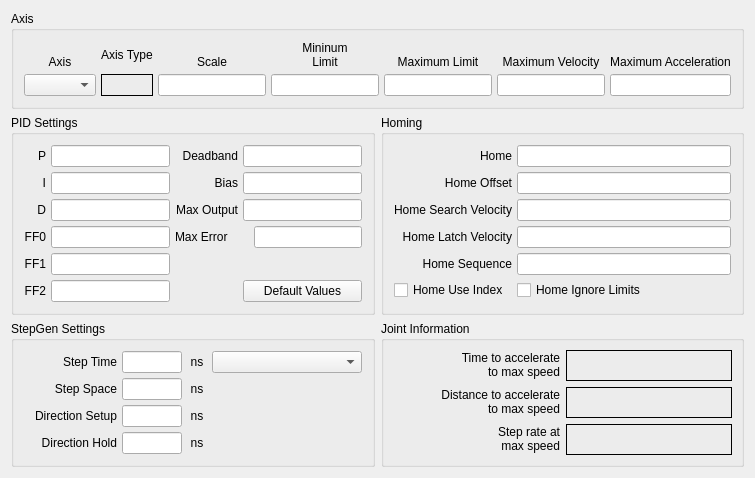
          <widget class="QWidget" name="joint1tab">
           <attribute name="title">
            <string>Joint 1</string>
           </attribute>
           <layout class="QGridLayout" name="gridLayout_10">
            <item row="0" column="0" colspan="2">
             <widget class="QGroupBox" name="jointAxisGroup_1">
              <property name="title">
               <string>Axis</string>
              </property>
              <layout class="QGridLayout" name="gridLayout_7">
               <property name="margin">
                <number>10</number>
               </property>
               <property name="spacing">
                <number>5</number>
               </property>
               <item row="1" column="0">
                <widget class="QComboBox" name="axisCB_1"/>
               </item>
               <item row="0" column="6">
                <widget class="QLabel" name="label_75">
                 <property name="text">
                  <string>Maximum Acceleration</string>
                 </property>
                 <property name="alignment">
                  <set>Qt::AlignBottom|Qt::AlignHCenter</set>
                 </property>
                 <property name="wordWrap">
                  <bool>true</bool>
                 </property>
                </widget>
               </item>
               <item row="0" column="3">
                <widget class="QLabel" name="label_63">
                 <property name="text">
                  <string>&lt;html&gt;&lt;head/&gt;&lt;body&gt;&lt;p&gt;Mininum&lt;br/&gt;Limit&lt;/p&gt;&lt;/body&gt;&lt;/html&gt;</string>
                 </property>
                 <property name="alignment">
                  <set>Qt::AlignBottom|Qt::AlignHCenter</set>
                 </property>
                 <property name="wordWrap">
                  <bool>true</bool>
                 </property>
                </widget>
               </item>
               <item row="0" column="0">
                <widget class="QLabel" name="label_50">
                 <property name="text">
                  <string>Axis</string>
                 </property>
                 <property name="alignment">
                  <set>Qt::AlignBottom|Qt::AlignHCenter</set>
                 </property>
                </widget>
               </item>
               <item row="1" column="3">
                <widget class="QLineEdit" name="minLimit_1">
                 <property name="alignment">
                  <set>Qt::AlignRight|Qt::AlignTrailing|Qt::AlignVCenter</set>
                 </property>
                </widget>
               </item>
               <item row="1" column="4">
                <widget class="QLineEdit" name="maxLimit_1">
                 <property name="alignment">
                  <set>Qt::AlignRight|Qt::AlignTrailing|Qt::AlignVCenter</set>
                 </property>
                </widget>
               </item>
               <item row="0" column="4">
                <widget class="QLabel" name="label_68">
                 <property name="text">
                  <string>Maximum Limit</string>
                 </property>
                 <property name="textFormat">
                  <enum>Qt::AutoText</enum>
                 </property>
                 <property name="alignment">
                  <set>Qt::AlignBottom|Qt::AlignHCenter</set>
                 </property>
                 <property name="wordWrap">
                  <bool>true</bool>
                 </property>
                </widget>
               </item>
               <item row="0" column="5">
                <widget class="QLabel" name="label_74">
                 <property name="text">
                  <string>Maximum Velocity</string>
                 </property>
                 <property name="alignment">
                  <set>Qt::AlignBottom|Qt::AlignHCenter</set>
                 </property>
                 <property name="wordWrap">
                  <bool>true</bool>
                 </property>
                </widget>
               </item>
               <item row="1" column="5">
                <widget class="QLineEdit" name="maxVelocity_1">
                 <property name="alignment">
                  <set>Qt::AlignRight|Qt::AlignTrailing|Qt::AlignVCenter</set>
                 </property>
                </widget>
               </item>
               <item row="0" column="2">
                <widget class="QLabel" name="label_52">
                 <property name="text">
                  <string>Scale</string>
                 </property>
                 <property name="alignment">
                  <set>Qt::AlignBottom|Qt::AlignHCenter</set>
                 </property>
                </widget>
               </item>
               <item row="1" column="6">
                <widget class="QLineEdit" name="maxAccel_1">
                 <property name="alignment">
                  <set>Qt::AlignRight|Qt::AlignTrailing|Qt::AlignVCenter</set>
                 </property>
                </widget>
               </item>
               <item row="0" column="1">
                <widget class="QLabel" name="label_5">
                 <property name="text">
                  <string>Axis Type</string>
                 </property>
                </widget>
               </item>
               <item row="1" column="1">
                <widget class="QLabel" name="axisType_1">
                 <property name="frameShape">
                  <enum>QFrame::Box</enum>
                 </property>
                 <property name="text">
                  <string/>
                 </property>
                </widget>
               </item>
               <item row="1" column="2">
                <widget class="QLineEdit" name="scale_1"/>
               </item>
              </layout>
             </widget>
            </item>
            <item row="1" column="0">
             <widget class="QGroupBox" name="groupBox_7">
              <property name="title">
               <string>PID Settings</string>
              </property>
              <layout class="QGridLayout" name="gridLayout_8">
               <property name="margin">
                <number>10</number>
               </property>
               <property name="spacing">
                <number>5</number>
               </property>
               <item row="0" column="0">
                <widget class="QLabel" name="label_224">
                 <property name="text">
                  <string>P</string>
                 </property>
                 <property name="alignment">
                  <set>Qt::AlignRight|Qt::AlignTrailing|Qt::AlignVCenter</set>
                 </property>
                </widget>
               </item>
               <item row="0" column="1">
                <widget class="QLineEdit" name="p_1">
                 <property name="text">
                  <string/>
                 </property>
                 <property name="alignment">
                  <set>Qt::AlignRight|Qt::AlignTrailing|Qt::AlignVCenter</set>
                 </property>
                </widget>
               </item>
               <item row="0" column="2">
                <widget class="QLabel" name="label_225">
                 <property name="text">
                  <string>Deadband</string>
                 </property>
                 <property name="alignment">
                  <set>Qt::AlignRight|Qt::AlignTrailing|Qt::AlignVCenter</set>
                 </property>
                </widget>
               </item>
               <item row="0" column="3">
                <widget class="QLineEdit" name="deadband_1">
                 <property name="text">
                  <string/>
                 </property>
                 <property name="alignment">
                  <set>Qt::AlignRight|Qt::AlignTrailing|Qt::AlignVCenter</set>
                 </property>
                </widget>
               </item>
               <item row="1" column="0">
                <widget class="QLabel" name="label_226">
                 <property name="text">
                  <string>I</string>
                 </property>
                 <property name="alignment">
                  <set>Qt::AlignRight|Qt::AlignTrailing|Qt::AlignVCenter</set>
                 </property>
                </widget>
               </item>
               <item row="1" column="1">
                <widget class="QLineEdit" name="i_1">
                 <property name="text">
                  <string/>
                 </property>
                 <property name="alignment">
                  <set>Qt::AlignRight|Qt::AlignTrailing|Qt::AlignVCenter</set>
                 </property>
                </widget>
               </item>
               <item row="1" column="2">
                <widget class="QLabel" name="label_227">
                 <property name="text">
                  <string>Bias</string>
                 </property>
                 <property name="alignment">
                  <set>Qt::AlignRight|Qt::AlignTrailing|Qt::AlignVCenter</set>
                 </property>
                </widget>
               </item>
               <item row="1" column="3">
                <widget class="QLineEdit" name="bias_1">
                 <property name="text">
                  <string/>
                 </property>
                 <property name="alignment">
                  <set>Qt::AlignRight|Qt::AlignTrailing|Qt::AlignVCenter</set>
                 </property>
                </widget>
               </item>
               <item row="2" column="0">
                <widget class="QLabel" name="label_228">
                 <property name="text">
                  <string>D</string>
                 </property>
                 <property name="alignment">
                  <set>Qt::AlignRight|Qt::AlignTrailing|Qt::AlignVCenter</set>
                 </property>
                </widget>
               </item>
               <item row="2" column="1">
                <widget class="QLineEdit" name="d_1">
                 <property name="text">
                  <string/>
                 </property>
                 <property name="alignment">
                  <set>Qt::AlignRight|Qt::AlignTrailing|Qt::AlignVCenter</set>
                 </property>
                </widget>
               </item>
               <item row="2" column="2">
                <widget class="QLabel" name="label_229">
                 <property name="text">
                  <string>Max Output</string>
                 </property>
                 <property name="alignment">
                  <set>Qt::AlignRight|Qt::AlignTrailing|Qt::AlignVCenter</set>
                 </property>
                </widget>
               </item>
               <item row="2" column="3">
                <widget class="QLineEdit" name="maxOutput_1">
                 <property name="text">
                  <string/>
                 </property>
                 <property name="alignment">
                  <set>Qt::AlignRight|Qt::AlignTrailing|Qt::AlignVCenter</set>
                 </property>
                </widget>
               </item>
               <item row="3" column="0">
                <widget class="QLabel" name="label_230">
                 <property name="text">
                  <string>FF0</string>
                 </property>
                 <property name="alignment">
                  <set>Qt::AlignRight|Qt::AlignTrailing|Qt::AlignVCenter</set>
                 </property>
                </widget>
               </item>
               <item row="3" column="1">
                <widget class="QLineEdit" name="ff0_1">
                 <property name="text">
                  <string/>
                 </property>
                 <property name="alignment">
                  <set>Qt::AlignRight|Qt::AlignTrailing|Qt::AlignVCenter</set>
                 </property>
                </widget>
               </item>
               <item row="4" column="0">
                <widget class="QLabel" name="label_232">
                 <property name="text">
                  <string>FF1</string>
                 </property>
                 <property name="alignment">
                  <set>Qt::AlignRight|Qt::AlignTrailing|Qt::AlignVCenter</set>
                 </property>
                </widget>
               </item>
               <item row="4" column="1">
                <widget class="QLineEdit" name="ff1_1">
                 <property name="text">
                  <string/>
                 </property>
                 <property name="alignment">
                  <set>Qt::AlignRight|Qt::AlignTrailing|Qt::AlignVCenter</set>
                 </property>
                </widget>
               </item>
               <item row="5" column="0">
                <widget class="QLabel" name="label_233">
                 <property name="text">
                  <string>FF2</string>
                 </property>
                 <property name="alignment">
                  <set>Qt::AlignRight|Qt::AlignTrailing|Qt::AlignVCenter</set>
                 </property>
                </widget>
               </item>
               <item row="5" column="1">
                <widget class="QLineEdit" name="ff2_1">
                 <property name="text">
                  <string/>
                 </property>
                 <property name="alignment">
                  <set>Qt::AlignRight|Qt::AlignTrailing|Qt::AlignVCenter</set>
                 </property>
                </widget>
               </item>
               <item row="5" column="3">
                <widget class="QPushButton" name="pidDefault_1">
                 <property name="text">
                  <string>Default Values</string>
                 </property>
                </widget>
               </item>
               <item row="3" column="2">
                <widget class="QLabel" name="label_184">
                 <property name="text">
                  <string>Max Error</string>
                 </property>
                </widget>
               </item>
               <item row="3" column="3" alignment="Qt::AlignRight">
                <widget class="QLineEdit" name="maxError_1"/>
               </item>
              </layout>
             </widget>
            </item>
            <item row="1" column="1">
             <widget class="QGroupBox" name="groupBox_5">
              <property name="title">
               <string>Homing</string>
              </property>
              <layout class="QGridLayout" name="gridLayout_6">
               <property name="margin">
                <number>10</number>
               </property>
               <property name="spacing">
                <number>5</number>
               </property>
               <item row="0" column="1">
                <widget class="QLineEdit" name="home_1">
                 <property name="toolTip">
                  <string>&lt;html&gt;&lt;head/&gt;&lt;body&gt;&lt;p&gt;Home is usually set to 0&lt;/p&gt;&lt;/body&gt;&lt;/html&gt;</string>
                 </property>
                 <property name="alignment">
                  <set>Qt::AlignRight|Qt::AlignTrailing|Qt::AlignVCenter</set>
                 </property>
                </widget>
               </item>
               <item row="0" column="0">
                <widget class="QLabel" name="label_86">
                 <property name="text">
                  <string>Home</string>
                 </property>
                 <property name="alignment">
                  <set>Qt::AlignRight|Qt::AlignTrailing|Qt::AlignVCenter</set>
                 </property>
                </widget>
               </item>
               <item row="1" column="0">
                <widget class="QLabel" name="label_87">
                 <property name="text">
                  <string>Home Offset</string>
                 </property>
                 <property name="alignment">
                  <set>Qt::AlignRight|Qt::AlignTrailing|Qt::AlignVCenter</set>
                 </property>
                </widget>
               </item>
               <item row="1" column="1">
                <widget class="QLineEdit" name="homeOffset_1">
                 <property name="toolTip">
                  <string>&lt;html&gt;&lt;head/&gt;&lt;body&gt;&lt;p&gt;Home Offset can be used to back off of the home switch&lt;/p&gt;&lt;/body&gt;&lt;/html&gt;</string>
                 </property>
                 <property name="alignment">
                  <set>Qt::AlignRight|Qt::AlignTrailing|Qt::AlignVCenter</set>
                 </property>
                </widget>
               </item>
               <item row="2" column="1">
                <widget class="QLineEdit" name="homeSearchVel_1">
                 <property name="toolTip">
                  <string>&lt;html&gt;&lt;head/&gt;&lt;body&gt;&lt;p&gt;Search Velocity is in units per second&lt;/p&gt;&lt;/body&gt;&lt;/html&gt;</string>
                 </property>
                 <property name="alignment">
                  <set>Qt::AlignRight|Qt::AlignTrailing|Qt::AlignVCenter</set>
                 </property>
                </widget>
               </item>
               <item row="2" column="0">
                <widget class="QLabel" name="label_88">
                 <property name="text">
                  <string>Home Search Velocity</string>
                 </property>
                 <property name="alignment">
                  <set>Qt::AlignRight|Qt::AlignTrailing|Qt::AlignVCenter</set>
                 </property>
                </widget>
               </item>
               <item row="3" column="0">
                <widget class="QLabel" name="label_89">
                 <property name="text">
                  <string>Home Latch Velocity</string>
                 </property>
                 <property name="alignment">
                  <set>Qt::AlignRight|Qt::AlignTrailing|Qt::AlignVCenter</set>
                 </property>
                </widget>
               </item>
               <item row="3" column="1">
                <widget class="QLineEdit" name="homeLatchVel_1">
                 <property name="toolTip">
                  <string>&lt;html&gt;&lt;head/&gt;&lt;body&gt;&lt;p&gt;Latch Velocity is in user units per second&lt;br/&gt;usually set slower than Search Velocity&lt;/p&gt;&lt;/body&gt;&lt;/html&gt;</string>
                 </property>
                 <property name="alignment">
                  <set>Qt::AlignRight|Qt::AlignTrailing|Qt::AlignVCenter</set>
                 </property>
                </widget>
               </item>
               <item row="5" column="0">
                <widget class="QCheckBox" name="homeUseIndex_1">
                 <property name="text">
                  <string>Home Use Index</string>
                 </property>
                </widget>
               </item>
               <item row="5" column="1">
                <widget class="QCheckBox" name="homeIgnoreLimits_1">
                 <property name="text">
                  <string>Home Ignore Limits</string>
                 </property>
                </widget>
               </item>
               <item row="4" column="1">
                <widget class="QLineEdit" name="homeSequence_1">
                 <property name="toolTip">
                  <string>&lt;html&gt;&lt;head/&gt;&lt;body&gt;&lt;p&gt;Home sequences start at 0 and do not skip a number.&lt;/p&gt;&lt;p&gt;Multiple joint axis use a negative number.&lt;/p&gt;&lt;p&gt;Leave blank to home the joint manually.&lt;/p&gt;&lt;/body&gt;&lt;/html&gt;</string>
                 </property>
                </widget>
               </item>
               <item row="4" column="0">
                <widget class="QLabel" name="label_39">
                 <property name="text">
                  <string>Home Sequence</string>
                 </property>
                 <property name="alignment">
                  <set>Qt::AlignRight|Qt::AlignTrailing|Qt::AlignVCenter</set>
                 </property>
                </widget>
               </item>
              </layout>
             </widget>
            </item>
            <item row="2" column="0">
             <widget class="QGroupBox" name="groupBox_8">
              <property name="title">
               <string>StepGen Settings</string>
              </property>
              <layout class="QGridLayout" name="gridLayout_9">
               <property name="margin">
                <number>10</number>
               </property>
               <property name="spacing">
                <number>5</number>
               </property>
               <item row="0" column="1">
                <widget class="QLineEdit" name="stepTime_1">
                 <property name="maximumSize">
                  <size>
                   <width>60</width>
                   <height>16777215</height>
                  </size>
                 </property>
                 <property name="inputMask">
                  <string/>
                 </property>
                 <property name="text">
                  <string/>
                 </property>
                 <property name="alignment">
                  <set>Qt::AlignRight|Qt::AlignTrailing|Qt::AlignVCenter</set>
                 </property>
                </widget>
               </item>
               <item row="0" column="0">
                <widget class="QLabel" name="label_103">
                 <property name="text">
                  <string>Step Time</string>
                 </property>
                 <property name="alignment">
                  <set>Qt::AlignRight|Qt::AlignTrailing|Qt::AlignVCenter</set>
                 </property>
                </widget>
               </item>
               <item row="0" column="2">
                <widget class="QLabel" name="label_111">
                 <property name="minimumSize">
                  <size>
                   <width>20</width>
                   <height>0</height>
                  </size>
                 </property>
                 <property name="maximumSize">
                  <size>
                   <width>20</width>
                   <height>16777215</height>
                  </size>
                 </property>
                 <property name="text">
                  <string>ns</string>
                 </property>
                 <property name="alignment">
                  <set>Qt::AlignCenter</set>
                 </property>
                </widget>
               </item>
               <item row="1" column="0">
                <widget class="QLabel" name="label_112">
                 <property name="text">
                  <string>Step Space</string>
                 </property>
                 <property name="alignment">
                  <set>Qt::AlignRight|Qt::AlignTrailing|Qt::AlignVCenter</set>
                 </property>
                </widget>
               </item>
               <item row="1" column="1">
                <widget class="QLineEdit" name="stepSpace_1">
                 <property name="maximumSize">
                  <size>
                   <width>60</width>
                   <height>16777215</height>
                  </size>
                 </property>
                 <property name="text">
                  <string/>
                 </property>
                 <property name="alignment">
                  <set>Qt::AlignRight|Qt::AlignTrailing|Qt::AlignVCenter</set>
                 </property>
                </widget>
               </item>
               <item row="1" column="2">
                <widget class="QLabel" name="label_113">
                 <property name="minimumSize">
                  <size>
                   <width>20</width>
                   <height>0</height>
                  </size>
                 </property>
                 <property name="maximumSize">
                  <size>
                   <width>20</width>
                   <height>16777215</height>
                  </size>
                 </property>
                 <property name="text">
                  <string>ns</string>
                 </property>
                 <property name="alignment">
                  <set>Qt::AlignCenter</set>
                 </property>
                </widget>
               </item>
               <item row="2" column="0">
                <widget class="QLabel" name="label_114">
                 <property name="text">
                  <string>Direction Setup</string>
                 </property>
                 <property name="alignment">
                  <set>Qt::AlignRight|Qt::AlignTrailing|Qt::AlignVCenter</set>
                 </property>
                </widget>
               </item>
               <item row="2" column="1">
                <widget class="QLineEdit" name="dirSetup_1">
                 <property name="maximumSize">
                  <size>
                   <width>60</width>
                   <height>16777215</height>
                  </size>
                 </property>
                 <property name="text">
                  <string/>
                 </property>
                 <property name="alignment">
                  <set>Qt::AlignRight|Qt::AlignTrailing|Qt::AlignVCenter</set>
                 </property>
                </widget>
               </item>
               <item row="2" column="2">
                <widget class="QLabel" name="label_115">
                 <property name="minimumSize">
                  <size>
                   <width>20</width>
                   <height>0</height>
                  </size>
                 </property>
                 <property name="maximumSize">
                  <size>
                   <width>20</width>
                   <height>16777215</height>
                  </size>
                 </property>
                 <property name="text">
                  <string>ns</string>
                 </property>
                 <property name="alignment">
                  <set>Qt::AlignCenter</set>
                 </property>
                </widget>
               </item>
               <item row="3" column="0">
                <widget class="QLabel" name="label_116">
                 <property name="text">
                  <string>Direction Hold</string>
                 </property>
                 <property name="alignment">
                  <set>Qt::AlignRight|Qt::AlignTrailing|Qt::AlignVCenter</set>
                 </property>
                </widget>
               </item>
               <item row="3" column="1">
                <widget class="QLineEdit" name="dirHold_1">
                 <property name="maximumSize">
                  <size>
                   <width>60</width>
                   <height>16777215</height>
                  </size>
                 </property>
                 <property name="text">
                  <string/>
                 </property>
                 <property name="alignment">
                  <set>Qt::AlignRight|Qt::AlignTrailing|Qt::AlignVCenter</set>
                 </property>
                </widget>
               </item>
               <item row="3" column="2">
                <widget class="QLabel" name="label_117">
                 <property name="minimumSize">
                  <size>
                   <width>20</width>
                   <height>0</height>
                  </size>
                 </property>
                 <property name="maximumSize">
                  <size>
                   <width>20</width>
                   <height>16777215</height>
                  </size>
                 </property>
                 <property name="text">
                  <string>ns</string>
                 </property>
                 <property name="alignment">
                  <set>Qt::AlignCenter</set>
                 </property>
                </widget>
               </item>
               <item row="0" column="3">
                <widget class="QComboBox" name="driveCB_1">
                 <property name="minimumSize">
                  <size>
                   <width>150</width>
                   <height>0</height>
                  </size>
                 </property>
                </widget>
               </item>
              </layout>
             </widget>
            </item>
            <item row="2" column="1">
             <widget class="QGroupBox" name="gridGroupBox">
              <property name="title">
               <string>Joint Information</string>
              </property>
              <layout class="QGridLayout" name="gridLayout_33">
               <item row="0" column="0" alignment="Qt::AlignRight">
                <widget class="QLabel" name="label_189">
                 <property name="text">
                  <string>&lt;html&gt;&lt;head/&gt;&lt;body&gt;&lt;p align=&quot;right&quot;&gt;Time to accelerate&lt;br/&gt;to max speed&lt;/p&gt;&lt;/body&gt;&lt;/html&gt;</string>
                 </property>
                </widget>
               </item>
               <item row="2" column="0" alignment="Qt::AlignRight">
                <widget class="QLabel" name="label_191">
                 <property name="text">
                  <string>&lt;html&gt;&lt;head/&gt;&lt;body&gt;&lt;p align=&quot;right&quot;&gt;Step rate at&lt;br/&gt;max speed&lt;/p&gt;&lt;/body&gt;&lt;/html&gt;</string>
                 </property>
                </widget>
               </item>
               <item row="1" column="0" alignment="Qt::AlignRight">
                <widget class="QLabel" name="label_190">
                 <property name="text">
                  <string>&lt;html&gt;&lt;head/&gt;&lt;body&gt;&lt;p align=&quot;right&quot;&gt;Distance to accelerate&lt;br/&gt;to max speed&lt;/p&gt;&lt;/body&gt;&lt;/html&gt;</string>
                 </property>
                </widget>
               </item>
               <item row="0" column="1">
                <widget class="QLabel" name="timeJoint_1">
                 <property name="frameShape">
                  <enum>QFrame::Box</enum>
                 </property>
                 <property name="text">
                  <string/>
                 </property>
                </widget>
               </item>
               <item row="1" column="1">
                <widget class="QLabel" name="distanceJoint_1">
                 <property name="frameShape">
                  <enum>QFrame::Box</enum>
                 </property>
                 <property name="text">
                  <string/>
                 </property>
                </widget>
               </item>
               <item row="2" column="1">
                <widget class="QLabel" name="stepRateJoint_1">
                 <property name="frameShape">
                  <enum>QFrame::Box</enum>
                 </property>
                 <property name="text">
                  <string/>
                 </property>
                </widget>
               </item>
              </layout>
             </widget>
            </item>
           </layout>
          </widget>
